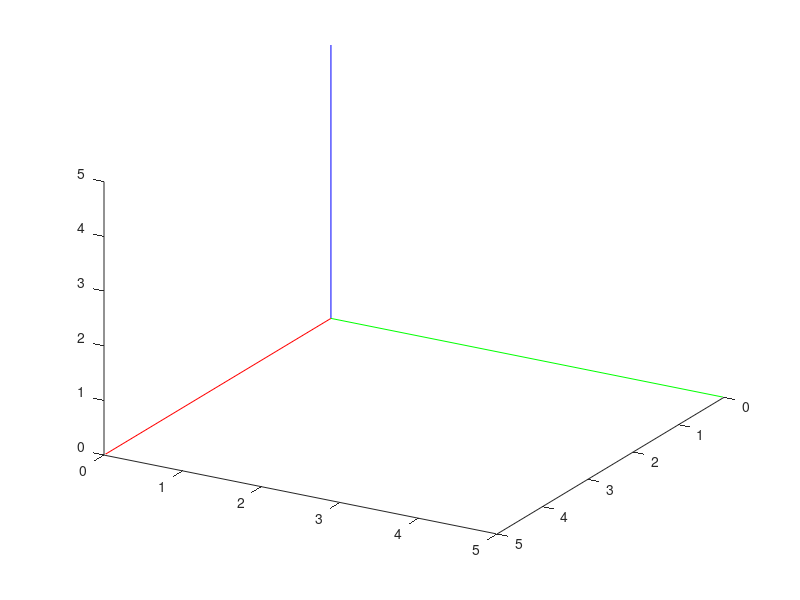

MATLAB code to generate this figure: (Note: this script raises an error after producing the figure.)
% Ejercicio 3
% Pablo Sotelo Abraham de Jesús
% Boleta: B230996
% Metodos Algebraicos para Robots

clc         %Limpiar pantalla
clear all   %Limpiar las variables
close       %Cerrar gráficas que existen
Tid=[1 0 0 0;
     0 1 0 0;
     0 0 1 0;
     0 0 0 1]; % Matriz identidad
% Se realiza la rotación en Z, 45° 
for t=0:1:45
    clf
    line([0 5],[0,0],[0 0],'color','r') 
    line([0 0],[0,5],[0 0],'color','g') 
    line([0 0],[0,0],[0 5],'color','b')
    view(120,30)
    Tr1=Rot_Z(t); % Se llama a la función de rotación en Z
    ejesmoviles(Tr1);
    pause(0.001)
end
 pause() % Descomentar para ver posiciones
Tid=Tr1; %Se "guarda" la última posición
%Rotación en Y, de 30°
for t=0:1:30
    clf
    view(120,30)
    line([0 5],[0,0],[0 0],'color','r') 
    line([0 0],[0,5],[0 0],'color','g') 
    line([0 0],[0,0],[0 5],'color','b')
    Tr2=Tid*Rot_Y(t);
    ejesmoviles(Tr2);
    pause(0.001)
end
 pause() % Descomentar para ver posiciones
Tid2=Tr2; %Se "guarda" la última posición
%Rotación en X, 30°
for t=0:1:30
    clf
    view(120,30)
    line([0 5],[0,0],[0 0],'color','r') 
    line([0 0],[0,5],[0 0],'color','g') 
    line([0 0],[0,0],[0 5],'color','b')
    Tr3=Tid2*Rot_X(t);
    ejesmoviles(Tr3);
    pause(0.001)
end
A = Rot_Z(45)
B = Rot_Y(30)
C = Rot_X(30)
RES = A*B*C

